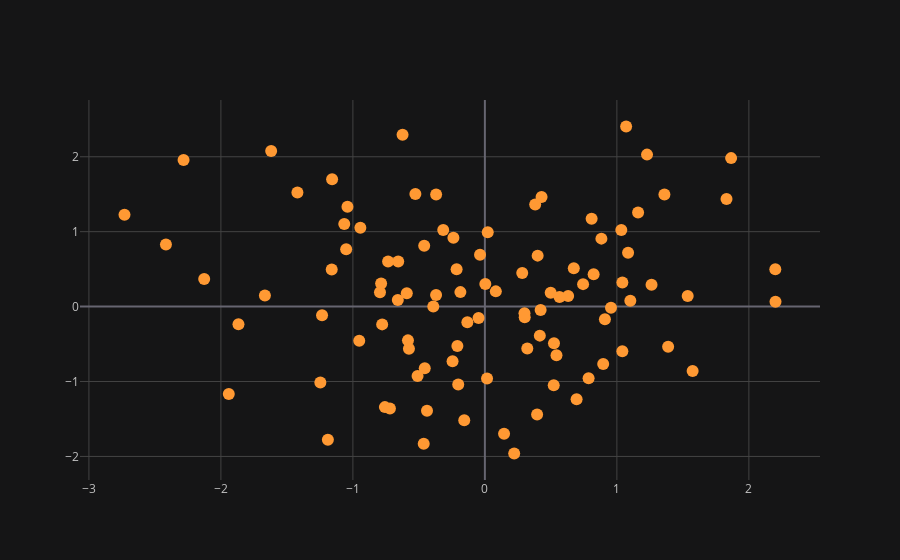

Source (notebook cell):
### Code cell
# Plot with respective to each other Mode wht type of graph we want
df.iplot(x='A',y='B',mode='markers')
